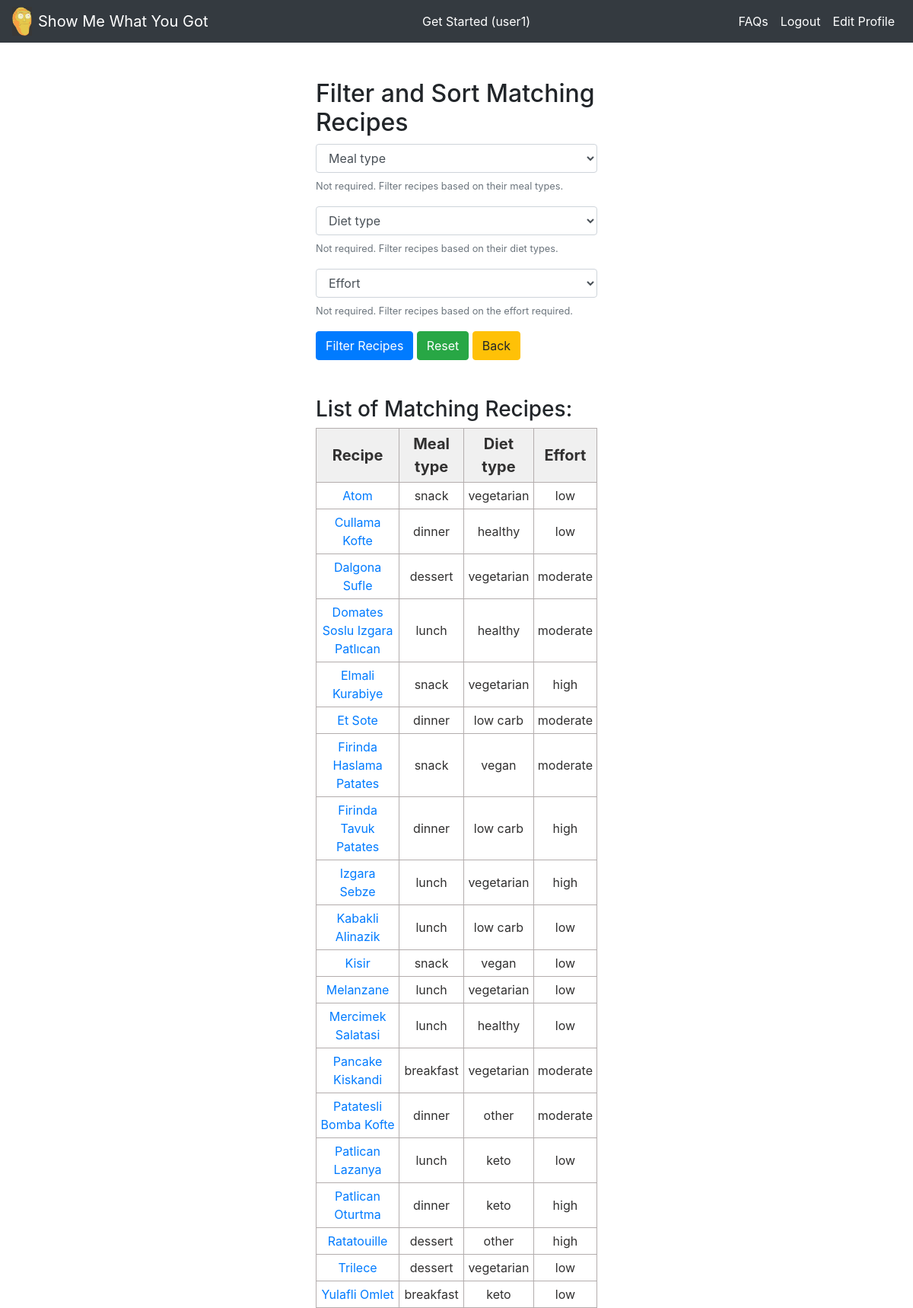
Page /recipe_list/ (signed in) on the earlier database version.
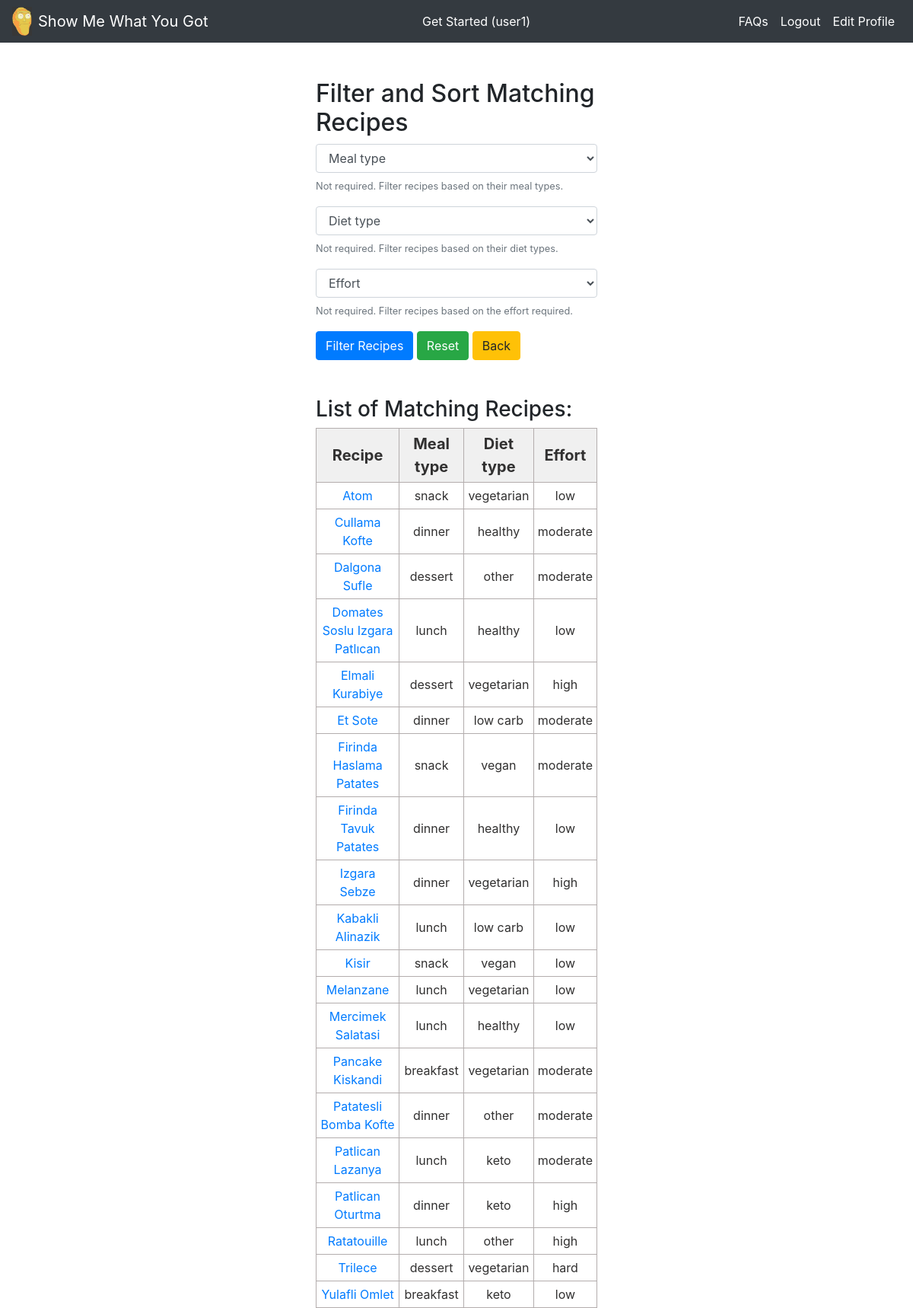
Same page on the later database version.
### rrs_app/models.py (models this page shows, shortened)
class Recipe(models.Model):
    title = models.CharField(max_length=128)
    slug = models.SlugField(allow_unicode=True,unique=True)
    meal_type = models.CharField(max_length=16)
    diet_type = models.CharField(max_length=16)
    effort = models.CharField(max_length=16)
    description = models.TextField()
    photo = models.ImageField(blank=True, upload_to='recipe_photos/')
    class Meta:
        ordering = ('title',)

### rrs_app/views.py (the view, shortened to what this page needs)
# urls.py: path('recipe_list/',views.recipe_form_view,name='recipe_list'),
def recipe_form_view(request):
    form = forms.RecipeForm()
    if not request.user.is_authenticated:
        messages.warning(request, ('Please login to continue.'))
        return redirect('home')
    ingredient_list = []
    for i in Ingredient.objects.all():
        try:
            ingredient_object = UserIngredient.objects.get(user=request.user, ingredient=i)
            ingredient_list.append(ingredient_object)
        except:
            pass
    u_ing=[]
    u_amnt=[]
    selected_rec=[]
    req_cost=[]
    for i in ingredient_list:
        u_ing.append(i.ingredient)
        u_amnt.append(i.amount)
    addcost=UserInfo.objects.get(user=request.user).addcost
    portion=UserInfo.objects.get(user=request.user).portion
    for rec in Recipe.objects.all():
        rec_ing=[]
        rec_amnt=[]
        R_ingredient_list=[]
        for j in Ingredient.objects.all():
            try:
                R_ingredient_object = RecipeIngredient.objects.get(recipe=rec, ingredient=j)
                R_ingredient_list.append(R_ingredient_object)
            except:
                pass
        for i in R_ingredient_list:
            rec_ing.append(i.ingredient)
            rec_amnt.append(i.amount)
        comm=list(set(rec_ing).intersection(u_ing))
        diff=list(set(rec_ing)-set(u_ing))
        cost=0
        if len(diff) >0:
            for z in range(len(diff)):
                index=rec_ing.index(diff[z])
                temp_ing=Ingredient.objects.get(title=diff[z])
                temp_cost=temp_ing.unit_cost
                temp_utype=temp_ing.unit_type
                if temp_utype == 'count':
                    cost= cost + (rec_amnt[index]*portion*temp_cost)
                else:
                    cost= cost + (rec_amnt[index]*portion/1000)*temp_cost
        if cost > addcost:
            continue
        if len(comm) > 0:
            for z in range(len(comm)):
                c_index=rec_ing.index(comm[z])
                u_index=u_ing.index(comm[z])
                temp_ing=Ingredient.objects.get(title=comm[z])
                temp_cost=temp_ing.unit_cost
                temp_utype=temp_ing.unit_type
                if (rec_amnt[c_index]*portion)-u_amnt[u_index] >0:
                    if temp_utype == 'count':
                        cost = cost + ((rec_amnt[c_index]*portion)-u_amnt[u_index])*temp_cost
                    else:
                        cost = cost + (((rec_amnt[c_index]*portion)-u_amnt[u_index])/1000)*temp_cost
        if cost > addcost:
            continue
        selected_rec.append(rec)
        req_cost.append(cost)
    recipe_list = selected_rec
    cost_list = req_cost
    return render(request, 'rrs_app/recipe_list.html', {'form':form, 'recipe_list':recipe_list, 'cost_list':cost_list})

### rrs_app/models.py (called while the page is built)
    def __str__(self):
        return self.title

### rrs_app/templates/rrs_app/recipe_list.html (shortened to what this page needs)
{% extends 'rrs_app/base.html' %}
{% block content %}
<br></br>
<div class = "col-md-4 offset-md-4">
  <h2> Filter and Sort Matching Recipes </h2>
  <form method="POST", action="{% url 'recipe_list' %}">
    {{ form.as_p }}
    <input type="submit" class="btn btn-primary" name="filter" value="Filter Recipes">
    <input type="submit" class="btn btn-success" name="reset" value="Reset">
    <a class='btn btn-warning' href="{% url 'pantry_create' %}">Back</a>
  </form>
<br></br>
<h3> List of Matching Recipes: </h3>
<table class="demTable">
  <thead>
    <tr>
      <th>Recipe</th>
      <th>Meal type</th>
      <th>Diet type</th>
      <th>Effort</th>
    </tr>
  </thead>
  <tbody>
    {% for recipe_object in recipe_list %}
    <tr>
      <td><a href="{{recipe_object.slug}}/">{{recipe_object.title}}</a></td>
      <td>{{recipe_object.meal_type}}</td>
      <td>{{recipe_object.diet_type}}</td>
      <td>{{recipe_object.effort}}</td>
    </tr>
    {% endfor %}
</div>
{% endblock %}

Differences in the rows shown:
changed Recipe "Cullama Kofte": effort "low" → "moderate"
changed Recipe "Dalgona Sufle": diet_type "vegetarian" → "other"
changed Recipe "Domates Soslu Izgara Patlıcan": effort "moderate" → "low"
changed Recipe "Elmali Kurabiye": meal_type "snack" → "dessert"
changed Recipe "Firinda Tavuk Patates": diet_type "low carb" → "healthy"; effort "high" → "low"
changed Recipe "Izgara Sebze": meal_type "lunch" → "dinner"
changed Recipe "Patlican Lazanya": effort "low" → "moderate"
changed Recipe "Ratatouille": meal_type "dessert" → "lunch"
changed Recipe "Trilece": effort "low" → "hard"
